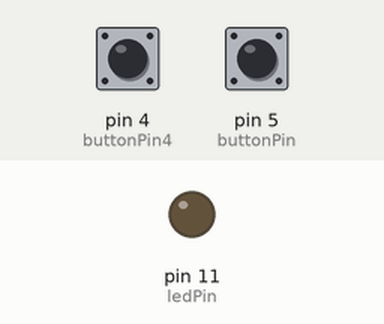
Simulated run of this sketch. Board: Arduino Uno, built with avr-gcc and run on an emulated ATmega328P. Parts: output pins drawn as LEDs (lit = HIGH). The test bench sets the inputs (shaded band); at power-on: pin 4 (buttonPin4) LOW, pin 5 (buttonPin) LOW.

Above: at 1.2 s.
1.3 s: pin 4 (buttonPin4) pulled HIGH for 0.15 s
At 1.4 s:
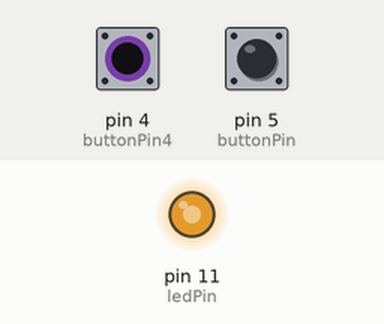
3.0 s: pin 4 (buttonPin4) pulled HIGH for 1 s
At 5.2 s:
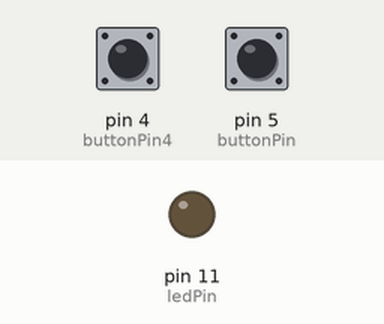
5.5 s: pin 5 (buttonPin) pulled HIGH for 0.15 s
At 6.4 s:
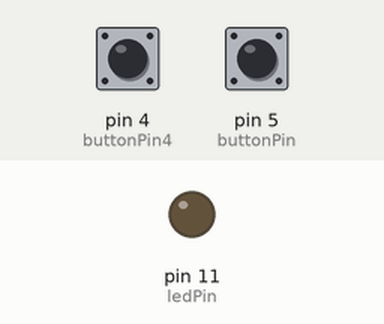
7.2 s: pin 5 (buttonPin) pulled HIGH for 3.2 s
At 8.5 s:
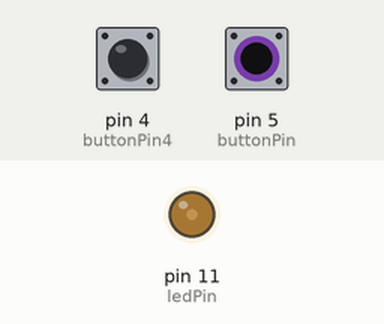
11.9 s: pin 4 (buttonPin4) pulled HIGH for 3.2 s
At 12.6 s:
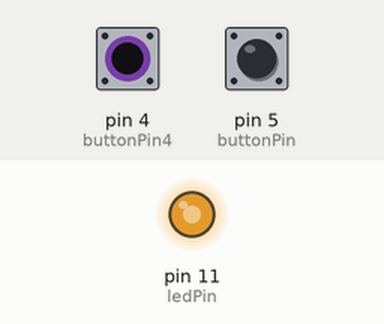
Timing chart, 0 to 16.6 s (numbered marks = the images above; inputs shaded):
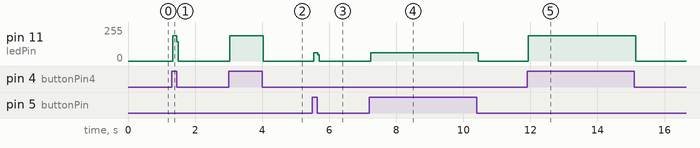

Measured:
- after the input at 1.3 s, pin 11 (ledPin): 0/255 → 191/255 at once, → 0/255 0.12 s later
- after the input at 3.0 s, pin 11 (ledPin): 0/255 → 191/255 at once, → 0/255 1.0 s later
- after the input at 5.5 s, pin 11 (ledPin): 0/255 → 63/255 at once, → 0/255 0.12 s later
- after the input at 7.2 s, pin 11 (ledPin): 0/255 → 63/255 at once, → 0/255 3.2 s later
- after the input at 11.9 s, pin 11 (ledPin): 0/255 → 191/255 at once, → 0/255 3.2 s later

The sketch:

LydogLysmedsnuknapp.ino
```cpp
/*
  If a button is pressed, the LED switches on, if both buttons are pressed at the same time, LED starts to blink
*/

// constants won't change. They're used here to set pin numbers:
const int buttonPin = 5;     // the number of the pushbutton pin
const int ledPin =  11;      // the number of the LED pin
const int buttonPin4 = 4;

// variables will change:
int buttonState = 0;         // variable for reading the pushbutton status
int buttonState4 = 0;

void setup() {
  // initialize the LED pin as an output:
  pinMode(ledPin, OUTPUT);
  // initialize the pushbutton pin as an input:
  pinMode(buttonPin, INPUT);
  // initialize the other pushbutton pin as an input:
  pinMode(buttonPin4, INPUT);
}

void loop() {
  // read the state of the pushbutton value:
  buttonState = digitalRead(buttonPin);
  buttonState4 = digitalRead(buttonPin4);

  // check if the pushbutton is pressed. If it is, the buttonState is HIGH:
  if ((buttonState == HIGH) && (buttonState4 == HIGH)) {
    digitalWrite(ledPin, HIGH);
    delay(100);
    digitalWrite(ledPin, LOW);
    delay(100);
  } else if (buttonState == HIGH) {
    // turn LED on:
    digitalWrite(ledPin, HIGH);
  } else {
    // turn LED off:
    digitalWrite(ledPin, LOW);
  }
  if (buttonState4 == HIGH) {
    digitalWrite(ledPin, HIGH);
  } else {
    digitalWrite(ledPin, LOW);
  }
}
```
